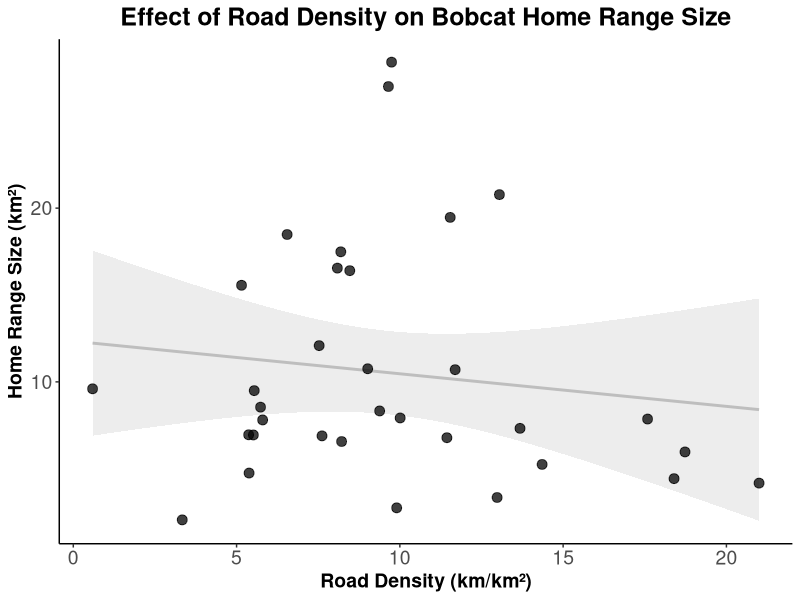
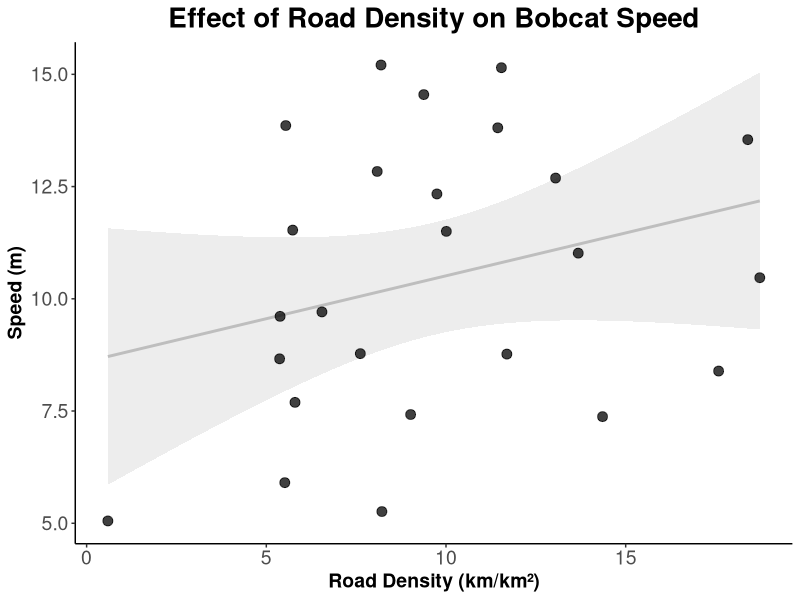

The R script that drew these images, in order:
# effect of road density on speed and area
# margaret mercer
# october 24, 2024

# packages
library(ggplot2)

# clear workspace
rm(list=ls())

# load results
results <- read.csv("results/results.csv")

# road density and home range area ####
ggplot(results, aes(x = road_density, y = area_sq_km)) +
  geom_smooth(method = "lm", se = TRUE, level = 0.95, col = "grey", fill = "lightgrey") +
  geom_point(size = 3, alpha = 0.75, col = "black") +
  labs(title = "Effect of Road Density on Bobcat Home Range Size",
       x = "Road Density (km/km²)",
       y = "Home Range Size (km²)") +
  theme_classic() + 
  theme(
    plot.title = element_text(size = 18, face = "bold", hjust = 0.5), 
    axis.title.x = element_text(size = 14, face = "bold"),      
    axis.title.y = element_text(size = 14, face = "bold"),
    axis.text = element_text(size = 14) 
  )

# road density and average speed ####
results_trimmed <- subset(results, !is.na(results$speed) & speed != Inf)
results_trimmed <- subset(results_trimmed, !is.na(results_trimmed$road_density))
ggplot(results_trimmed, aes(x = road_density, y = speed)) +
  geom_smooth(method = "lm", se = TRUE, level = 0.95, col = "grey", fill = "lightgrey") +
  geom_point(size = 3, alpha = 0.75) +
  labs(title = "Effect of Road Density on Bobcat Speed",
       x = "Road Density (km/km²)",
       y = "Speed (m)") +
  theme_classic() + 
  theme(
    plot.title = element_text(size = 20, face = "bold", hjust = 0.5), 
    axis.title.x = element_text(size = 14, face = "bold"),      
    axis.title.y = element_text(size = 14, face = "bold"),
    axis.text = element_text(size = 14) 
  )

